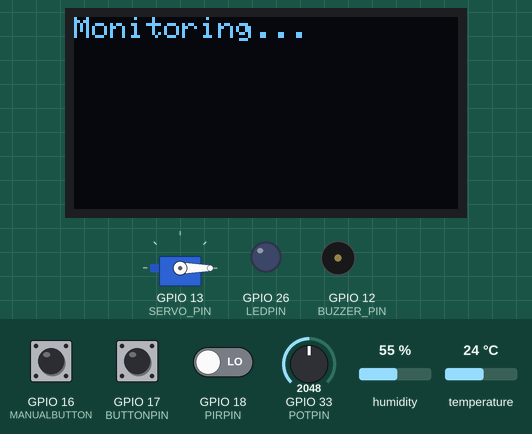
A sketch run on a simulated ESP32. On the bench: servo, 128×64 one-colour display, output pins drawn as LEDs (lit = HIGH), buzzer (waves = sounding, pin HIGH). The test bench sets the inputs (shaded band); at power-on: GPIO 16 (MANUALBUTTON) HIGH, GPIO 17 (BUTTONPIN) HIGH, GPIO 18 (PIRPIN) LOW, GPIO 33 (POTPIN) = 2048, humidity 55 %, temperature 24 °C. What the sketch prints to the serial monitor is not drawn.

Above: at 1.2 s.
1.3 s: GPIO 16 (MANUALBUTTON) pulled LOW for 1 s
At 3.5 s:
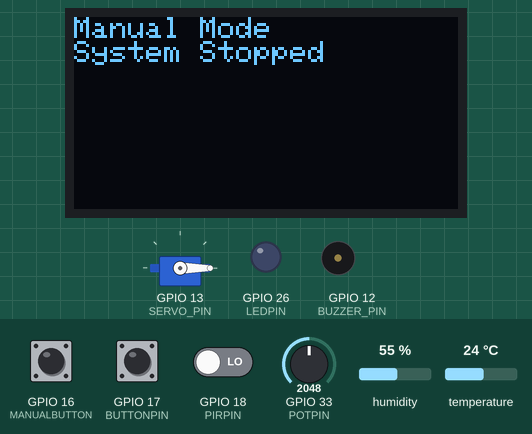
4.7 s: GPIO 16 (MANUALBUTTON) pulled LOW for 0.65 s
At 5.2 s:
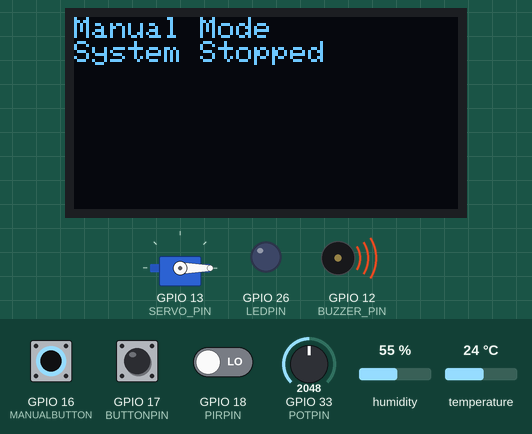
7.2 s: GPIO 16 (MANUALBUTTON) pulled LOW for 3.2 s
At 9.1 s:
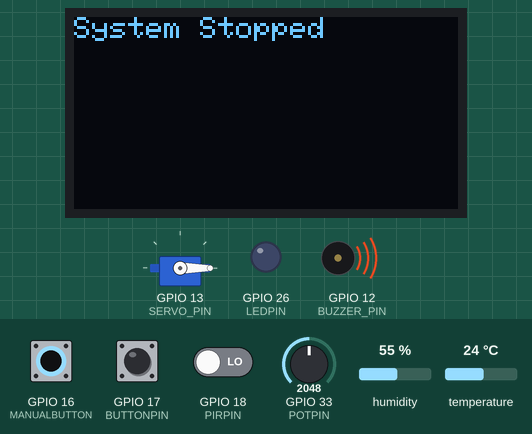
Timing chart, 0 to 12.9 s (numbered marks = the images above; inputs shaded):
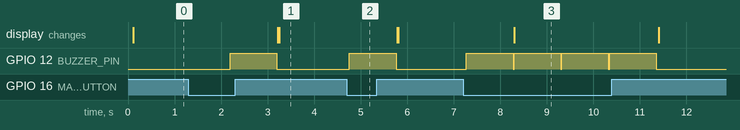

The sketch:

sketch.ino
```cpp
#include <DHT.h>
#include <ESP32Servo.h>
#include <Wire.h>
#include <Adafruit_GFX.h>
#include <Adafruit_SSD1306.h>

// Pin Definitions
#define DHTPIN 14          // Pin connected to DHT22 sensor
#define PIRPIN 18          // Pin connected to PIR sensor
#define LEDPIN 26          // Pin connected to LED
#define BUTTONPIN 17       // Pin connected to main Button
#define MANUALBUTTON 16    // Pin connected to Manual Mode Button
#define POTPIN 33          // Pin connected to Potentiometer
#define SERVO_PIN 13       // Pin connected to Servo
#define BUZZER_PIN 12      // Pin connected to Buzzer
#define OLED_SDA 19        // Pin connected to OLED SDA
#define OLED_SCL 4         // Pin connected to OLED SCL (SCL typically on 23)

// OLED Display Dimensions
#define SCREEN_WIDTH 128
#define SCREEN_HEIGHT 64

// Initialize OLED Display
Adafruit_SSD1306 display(SCREEN_WIDTH, SCREEN_HEIGHT, &Wire, -1);

// Initialize DHT sensor
DHT dht(DHTPIN, DHT22);

// Initialize Servo
Servo myServo;

// Variables
int servoPos = 0;                   // Initial position of the servo (0°)
bool isMotionDetected = false;
bool buttonState = false;
bool previousButtonState = false;
bool manualButtonState = false;
bool manualMode = false;
unsigned long lastDebounceTime = 0; // For button debounce
const unsigned long debounceDelay = 50;

void setup() {
  // Start Serial Monitor
  Serial.begin(115200);     // Start serial communication for debugging
  pinMode(PIRPIN, INPUT);   // Set PIRPIN as input to read motion sensor
  pinMode(LEDPIN, OUTPUT);  // Set LEDPIN as output to control LED
  Serial.println("System Initialized");

  // Initialize DHT sensor
  dht.begin();

  // Initialize Servo
  myServo.attach(SERVO_PIN);

  // Initialize OLED Display
  Wire.begin(OLED_SDA, OLED_SCL);  // Connect I2C using specific pins
  if (!display.begin(SSD1306_SWITCHCAPVCC, 0x3C)) { // Correct initialization
    Serial.println("OLED initialization failed!");
    while (true); // Halt the program if OLED is not found
  }
  display.clearDisplay();
  display.display();

  // Initialize LED, Buzzer, and Buttons
  pinMode(LEDPIN, OUTPUT);
  pinMode(BUZZER_PIN, OUTPUT);
  pinMode(BUTTONPIN, INPUT_PULLUP);     // Enable internal pull-up resistor
  pinMode(MANUALBUTTON, INPUT_PULLUP);  // Manual Mode Button
  pinMode(PIRPIN, INPUT);

  // Move the servo to initial position
  myServo.write(servoPos);

  // Display Welcome Message
  displayMessage("Cow Protection Device\nInitializing...");
}

void loop() {
  // Check if manual button is pressed to activate manual mode
  int manualReading = digitalRead(MANUALBUTTON);
  if (manualReading != manualButtonState) {
    lastDebounceTime = millis(); // Reset debounce timer
  }

  if ((millis() - lastDebounceTime) > debounceDelay) {
    // If the manual button state has changed
    if (manualReading == LOW) {
      activateBuzzer();
      displayMessage("System Stopped");
      manualMode = true; // Set manual mode to true and exit loop
      return; // Exit the loop and stop any further motion control
    }
  }
  manualButtonState = manualReading;

  // If the system is in manual mode, do not run motion detection or servo actions
  if (manualMode) {
    displayMessage("Manual Mode\nSystem Stopped");
    return; // Exit the loop early to prevent any automatic actions
  }

  // Read temperature and humidity
  float temp = dht.readTemperature();
  float humidity = dht.readHumidity();

  // Check if DHT reading is valid
  if (isnan(temp) || isnan(humidity)) {
    Serial.println("Failed to read from DHT sensor!");
    return;
  }

  // Automatic Motion Control
  isMotionDetected = digitalRead(PIRPIN);

  // Read potentiometer value (sensitivity adjustment)
  int potValue = analogRead(POTPIN);
  int threshold = map(potValue, 0, 4095, 0, 100);

  // Trigger system alert if motion is detected and above threshold
  if (isMotionDetected && threshold > 50) {
    digitalWrite(LEDPIN, HIGH);  // Turn on the LED to indicate an alert
    myServo.write(90);          // Open the gate (move servo)
    displayMessage("Motion Detected!\nGate Opened");
  } else {
    digitalWrite(LEDPIN, LOW);  // Turn off LED
    myServo.write(0);           // Close the gate (move servo back)
    displayMessage("Monitoring...");
  }

  // Read main button state with debounce
  int reading = digitalRead(BUTTONPIN);
  if (reading != previousButtonState) {
    lastDebounceTime = millis(); // Reset debounce timer
  }

  if ((millis() - lastDebounceTime) > debounceDelay) {
    // If the button state has changed
    if (reading == LOW) {
      buttonState = !buttonState; // Toggle button state
    }
  }
  previousButtonState = reading;

  // Print data to Serial Monitor
  Serial.print("Temperature: ");
  Serial.print(temp);
  Serial.print("°C, Humidity: ");
  Serial.print(humidity);
  Serial.print("%, Motion Detected: ");
  Serial.print(isMotionDetected);
  Serial.print(", Threshold: ");
  Serial.println(threshold);

  // Delay before next loop
  delay(500);
}

// Function to display messages on OLED
void displayMessage(String message) {
  display.clearDisplay();
  display.setTextSize(1);
  display.setTextColor(SSD1306_WHITE);
  display.setCursor(0, 0);
  display.println(message);
  display.display();
}

// Function to activate the buzzer
void activateBuzzer() {
  digitalWrite(BUZZER_PIN, HIGH); // Turn on buzzer
  delay(1000);                    // Buzzer sound duration
  digitalWrite(BUZZER_PIN, LOW);  // Turn off buzzer
}
```

Measured:
- after the input at 1.3 s, GPIO 12 (BUZZER_PIN): LOW → HIGH after 0.89 s, → LOW 1.0 s later; the display: first changes after 1.9 s (image 1 shows a later state)
- after the input at 4.7 s, GPIO 12 (BUZZER_PIN): LOW → HIGH after 0.06 s, → LOW 1.0 s later
- after the input at 7.2 s, GPIO 12 (BUZZER_PIN): alternates HIGH for 1.0 s and LOW for 0.03 s, 8 changes in all, then stays LOW, starting after 0.07 s; the display: changes after 1.1 s (image 3)
